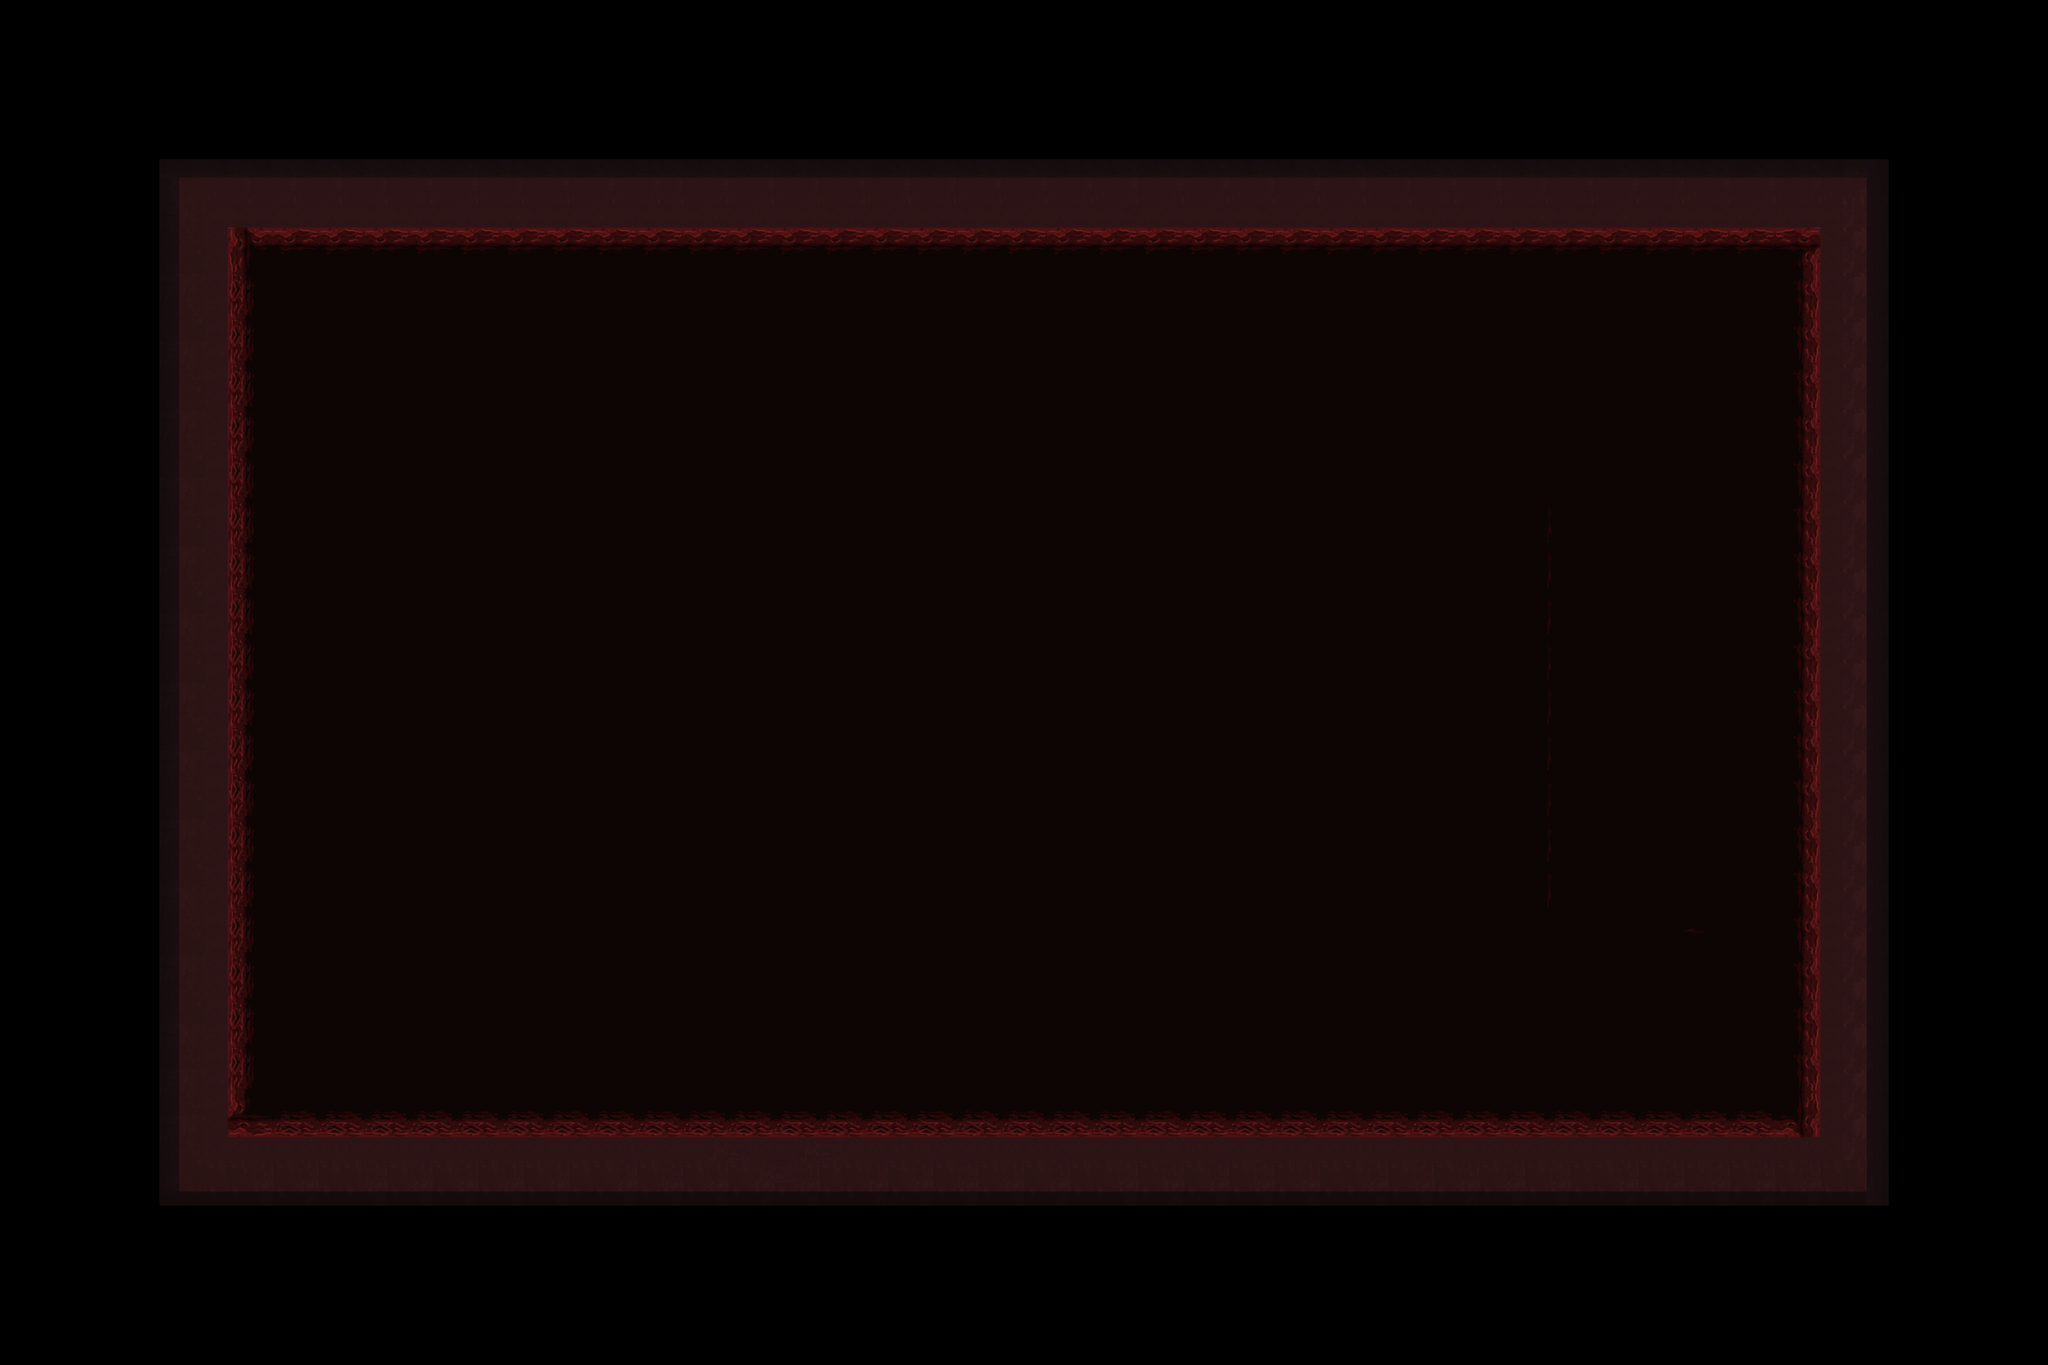

This game map was drawn from its Tiled (.tmx) file and the tilesets committed beside it. A one-line description and the trimmed map source follow:
An orthogonal 90x60 tile map with 32x32 px tiles, 2 tile layers (floor_tiles, walls), 2 tilesets and 43 objects (12x Destructible, 6x Scorpion, 4x BasicGameObject, 4x ScorpionBig, 4x Fire, ...).

<map version="1.0" tiledversion="1.1.6" orientation="orthogonal" renderorder="right-down" width="90" height="60" tilewidth="32" tileheight="32" infinite="0" nextobjectid="222">
 <properties>
  <property name="atlas" value="image/game.atlas" />
  <property name="preload" value="room_0.tmx" />
 </properties>
 <tileset firstgid="1" source="../game.tsx" />
 <tileset firstgid="74" source="../HorrorGameTiles.tsx" />
 <objectgroup name="background" />
 <layer name="floor_tiles" width="90" height="60">
  <data>[5400 cells, 3496 non-empty, 42 distinct tile ids]</data>
 </layer>
 <layer name="walls" width="90" height="60">
  <data>[5400 cells, 2800 non-empty, 36 distinct tile ids]</data>
 </layer>
 <objectgroup name="playground">
  <object id="49" name="floor_tiles" type="TilemapLayerObject" x="0" y="1888" width="32" height="32">
   <properties>
    <property name="tile_layer" value="floor_tiles" />
   </properties>
  </object>
  <object id="51" name="wall_tiles" type="TilemapLayerObject" x="0" y="1888" width="32" height="32">
   <properties>
    <property name="tile_layer" value="walls" />
   </properties>
  </object>
  <object id="75" name="east" type="BasicGameObject" x="2722" y="912" width="32" height="96" />
  <object id="76" name="west" type="BasicGameObject" x="112" y="912" width="32" height="96" />
  <object id="77" name="north" type="BasicGameObject" x="1396" y="128" width="96" height="32" />
  <object id="78" name="south" type="BasicGameObject" x="1396" y="1792" width="96" height="32" />
  <object id="187" name="Pit" type="Pit" x="360" y="368" width="2164" height="1188" />
  <object id="188" name="Cherub" type="CherubFast" gid="64" x="1698" y="1012" width="117" height="96" />
  <object id="189" name="Cherub" type="CherubFast" gid="64" x="1126" y="1016" width="117" height="96" />
  <object id="190" name="Scorpion" type="ScorpionBig" gid="60" x="1427" y="698" width="83" height="124" />
  <object id="191" name="Scorpion" type="ScorpionBig" gid="60" x="1447" y="1274" width="83" height="124" />
  <object id="192" name="Scorpion" type="ScorpionBig" gid="60" x="707" y="1030" width="83" height="124" />
  <object id="193" name="Scorpion" type="ScorpionBig" gid="60" x="2155" y="1030" width="83" height="124" />
  <object id="194" name="Fire" type="Fire" gid="47" x="2572" y="524" width="64" height="88">
   <properties>
    <property name="spawnDir" type="int" value="4" />
    <property name="spawnSpeed" type="float" value="0.10000000000000001" />
   </properties>
  </object>
  <object id="195" name="Fire" type="Fire" gid="47" x="240" y="1456" width="64" height="88">
   <properties>
    <property name="spawnDir" type="int" value="1" />
    <property name="spawnSpeed" type="float" value="0.10000000000000001" />
   </properties>
  </object>
  <object id="197" name="Scorp" type="Scorpion" gid="61" x="903" y="727" width="42" height="62" />
  <object id="198" name="Scorp" type="Scorpion" gid="61" x="1979" y="705" width="42" height="62" />
  <object id="199" name="Scorp" type="Scorpion" gid="61" x="1971" y="1221" width="42" height="62" />
  <object id="200" name="Scorp" type="Scorpion" gid="61" x="971" y="1253" width="42" height="62" />
  <object id="201" name="Fire" type="Fire" gid="47" x="2336" y="1676" width="64" height="88">
   <properties>
    <property name="spawnDir" type="int" value="8" />
    <property name="spawnSpeed" type="float" value="0.10000000000000001" />
   </properties>
  </object>
  <object id="202" name="Fire" type="Fire" gid="47" x="512" y="304" width="64" height="88">
   <properties>
    <property name="spawnDir" type="int" value="2" />
    <property name="spawnSpeed" type="float" value="0.10000000000000001" />
   </properties>
  </object>
  <object id="203" name="Cherub" type="CherubRapid" gid="64" x="1430" y="896" width="117" height="96" />
  <object id="204" name="Scorp" type="Scorpion" gid="61" x="2347" y="517" width="42" height="62" />
  <object id="206" name="Scorp" type="Scorpion" gid="61" x="2355" y="1417" width="42" height="62" />
  <object id="210" name="skull_test" type="Destructible" gid="39" x="2517" y="468" width="183" height="125">
   <properties>
    <property name="DestroyAnimation" value="skull_break" />
    <property name="boundX" type="float" value="0.69999999999999996" />
    <property name="boundY" type="float" value="0.5" />
    <property name="health" type="float" value="3" />
    <property name="itemDrop" type="int" value="10" />
    <property name="sprite" value="skull" />
   </properties>
  </object>
  <object id="211" name="skull_test" type="Destructible" gid="39" x="2359" y="348" width="183" height="125">
   <properties>
    <property name="DestroyAnimation" value="skull_break" />
    <property name="boundX" type="float" value="0.69999999999999996" />
    <property name="boundY" type="float" value="0.5" />
    <property name="health" type="float" value="3" />
    <property name="itemDrop" type="int" value="10" />
    <property name="sprite" value="skull" />
   </properties>
  </object>
  <object id="212" name="skull_test" type="Destructible" gid="39" x="2509" y="344" width="183" height="125">
   <properties>
    <property name="DestroyAnimation" value="skull_break" />
    <property name="boundX" type="float" value="0.69999999999999996" />
    <property name="boundY" type="float" value="0.5" />
    <property name="health" type="float" value="3" />
    <property name="itemDrop" type="int" value="10" />
    <property name="sprite" value="skull" />
   </properties>
  </object>
  <object id="213" name="skull_test" type="Destructible" gid="39" x="2513" y="1566" width="183" height="125">
   <properties>
    <property name="DestroyAnimation" value="skull_break" />
    <property name="boundX" type="float" value="0.69999999999999996" />
    <property name="boundY" type="float" value="0.5" />
    <property name="health" type="float" value="3" />
    <property name="itemDrop" type="int" value="10" />
    <property name="sprite" value="skull" />
   </properties>
  </object>
  <object id="214" name="skull_test" type="Destructible" gid="39" x="2385" y="1702" width="183" height="125">
   <properties>
    <property name="DestroyAnimation" value="skull_break" />
    <property name="boundX" type="float" value="0.69999999999999996" />
    <property name="boundY" type="float" value="0.5" />
    <property name="health" type="float" value="3" />
    <property name="itemDrop" type="int" value="10" />
    <property name="sprite" value="skull" />
   </properties>
  </object>
  <object id="215" name="skull_test" type="Destructible" gid="39" x="2509" y="1702" width="183" height="125">
   <properties>
    <property name="DestroyAnimation" value="skull_break" />
    <property name="boundX" type="float" value="0.69999999999999996" />
    <property name="boundY" type="float" value="0.5" />
    <property name="health" type="float" value="3" />
    <property name="itemDrop" type="int" value="10" />
    <property name="sprite" value="skull" />
   </properties>
  </object>
  <object id="216" name="skull_test" type="Destructible" gid="39" x="185" y="1690" width="183" height="125">
   <properties>
    <property name="DestroyAnimation" value="skull_break" />
    <property name="boundX" type="float" value="0.69999999999999996" />
    <property name="boundY" type="float" value="0.5" />
    <property name="health" type="float" value="3" />
    <property name="itemDrop" type="int" value="10" />
    <property name="sprite" value="skull" />
   </properties>
  </object>
  </objectgroup>
 <objectgroup name="foreground" locked="1" />
 <objectgroup name="uiground" locked="1" />
 <objectgroup name="preload" locked="1">
  <!-- 7 objects omitted --></objectgroup>
</map>
<!-- 12 of 43 objects omitted -->
